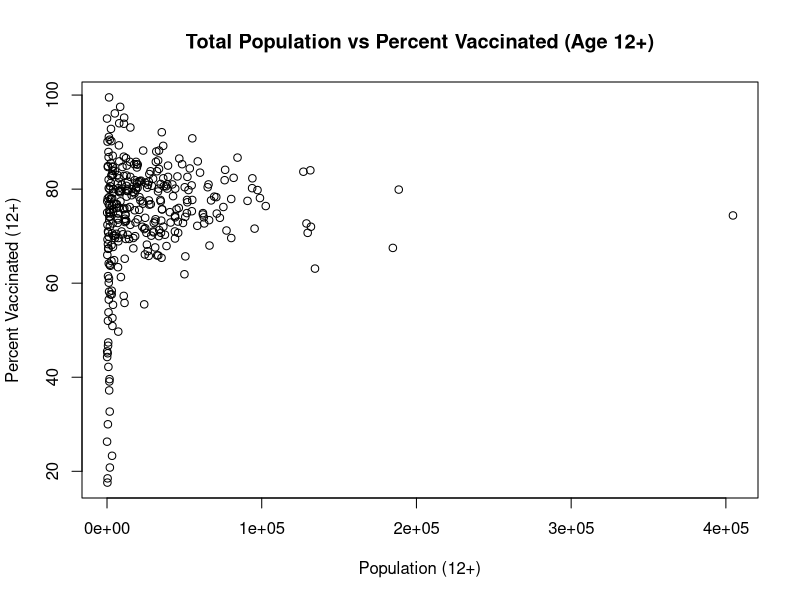

Generate this figure with R: (Note: this script raises an error after producing the figure.)
## ---- chunk 1
la_c <- read.csv("LA-County-COVID-19-Vaccine-Dashboard-Community-2021-10-24.csv")
head(la_c) # Looks messy, for R standards
dim(la_c) # Dimeensions of our data frame
la_c$City.Community <- as.character(la_c$City.Community)
# For the next 3 lines, we'll change the class of 
# the last 3 variables to numeric to make things easier.
la_c$X12..with.1..Dose <- as.numeric(gsub("[\\,]", "", la_c$X12..with.1..Dose))
la_c$Population..12.. <- as.numeric(gsub("[\\,]", "", la_c$Population..12..))
la_c$X12..Pop..Vaccinated.... <- as.numeric(gsub("[\\%,]", "", la_c$X12..Pop..Vaccinated....))
head(la_c) # Looks much better now
## ---- chunk 2
summary(la_c)
# Looks about right considering this is LA County,
# however, those NA's need to be taken care of.
nr <- which(is.na(la_c$X12..with.1..Dose) == TRUE) # Checks index of NA's
nr
which(is.na(la_c$Population..12..) == TRUE)
which(is.na(la_c$X12..Pop..Vaccinated....) == TRUE)
# Appears that all our NA's happen on the same observations...
la_c2 <- la_c[-nr, ]
summary(la_c2) # No NA's; success
# Now we check for duplicate observations
which(duplicated(la_c2) == TRUE) # No duplicates
# We are done with cleaning the data
## ---- chunk 3
la_c3 <- la_c2
# Let's compare the population to the percent of that 
# population that vaccinated.
plot(la_c3$X12..Pop..Vaccinated.... ~ la_c3$Population..12.., 
     xlab = "Population (12+)", 
     ylab = "Percent Vaccinated (12+)",
     main = "Total Population vs Percent Vaccinated (Age 12+)") # Doesn't show a pattern...

# Let's see if the more populated areas of 
# LA County have a higher vaccination rate.
# We'll use a population of 15k as our arbitrary cutoff point
# between sparsely populated and highly populated.
tp <- which(la_c3$Population..12.. >= 15000)
over10k <- rep("N", 324)
over10k[tp] <- "Y"
la_c3 <- cbind(la_c3, over10k)
table(la_c3$over10k) # Amount of areas over/under pop. of 15k
plot(la_c3$over10k, la_c3$X12..Pop..Vaccinated...., 
     xlab = "Pop. of 12+ Over 15k?", 
     ylab = "Percent of Pop. Vaccinated (12+)",
     main = "Higher Population vs Lower Population Vax Rates")

par(mfrow = c(1, 2))
plot(la_c3$X12..Pop..Vaccinated....[tp] ~ la_c3$Population..12..[tp],
     ylim = c(0, 100), xlab = "Popuation > 15k (12+)",
     ylab = "Percent Vaccinated (12+)", col = "green", 
     main = "Pop. > 15k vs % Vaccinated")
abline(h = mean(la_c3$X12..Pop..Vaccinated....[tp]), col = "purple")
plot(la_c3$X12..Pop..Vaccinated....[-tp] ~ la_c3$Population..12..[-tp], 
     ylim = c(0, 100), xlab = "Popuation <= 15k (12+)",
     ylab = "Percent Vaccinated (12+)", col = "red", 
     main = "Pop. <= 15k vs % Vaccinated")
abline(h = mean(la_c3$X12..Pop..Vaccinated....[-tp]), col = "purple")
legend("bottomright", legend = c("mean %"), col = c("purple"), lty = 1)
## ---- chunk 4
# Now let's a try a linear regression model
la_m <- lm(la_c3$X12..Pop..Vaccinated.... ~ la_c3$Population..12..) 
summary(la_m)
plot(la_c3$X12..Pop..Vaccinated.... ~ la_c3$Population..12.., 
     xlab = "Population (12+)", 
     ylab = "Percent Vaccinated (12+)",
     main = "Total Population vs Percent Vaccinated (Age 12+)")
abline(la_m, col = "red")
